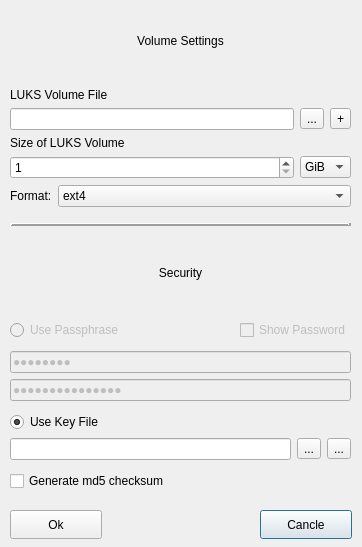
<?xml version="1.0" encoding="UTF-8"?>
<ui version="4.0">
 <class>Dialog</class>
 <widget class="QDialog" name="Dialog">
  <property name="geometry">
   <rect>
    <x>0</x>
    <y>0</y>
    <width>362</width>
    <height>547</height>
   </rect>
  </property>
  <property name="windowTitle">
   <string>Dialog</string>
  </property>
  <widget class="QWidget" name="gridLayoutWidget">
   <property name="geometry">
    <rect>
     <x>10</x>
     <y>0</y>
     <width>341</width>
     <height>501</height>
    </rect>
   </property>
   <layout class="QGridLayout" name="gridLayout">
    <item row="4" column="0">
     <layout class="QVBoxLayout" name="verticalLayout_8">
      <property name="bottomMargin">
       <number>5</number>
      </property>
      <item>
       <layout class="QHBoxLayout" name="horizontalLayout_5">
        <property name="bottomMargin">
         <number>5</number>
        </property>
        <item>
         <widget class="QRadioButton" name="passwordRadioButton">
          <property name="enabled">
           <bool>false</bool>
          </property>
          <property name="text">
           <string>Use Passphrase</string>
          </property>
         </widget>
        </item>
        <item>
         <widget class="QCheckBox" name="showPwCheckBox">
          <property name="enabled">
           <bool>false</bool>
          </property>
          <property name="sizePolicy">
           <sizepolicy hsizetype="Maximum" vsizetype="Fixed">
            <horstretch>0</horstretch>
            <verstretch>0</verstretch>
           </sizepolicy>
          </property>
          <property name="text">
           <string>Show Password</string>
          </property>
          <property name="checked">
           <bool>false</bool>
          </property>
         </widget>
        </item>
       </layout>
      </item>
      <item>
       <layout class="QVBoxLayout" name="verticalLayout_9">
        <property name="bottomMargin">
         <number>5</number>
        </property>
        <item>
         <widget class="QLineEdit" name="passwordLineEdit">
          <property name="enabled">
           <bool>false</bool>
          </property>
          <property name="toolTip">
           <string>Password</string>
          </property>
          <property name="statusTip">
           <string>Password</string>
          </property>
          <property name="whatsThis">
           <string>Password</string>
          </property>
          <property name="text">
           <string>Password</string>
          </property>
          <property name="echoMode">
           <enum>QLineEdit::PasswordEchoOnEdit</enum>
          </property>
         </widget>
        </item>
        <item>
         <widget class="QLineEdit" name="retypeLineEdit">
          <property name="enabled">
           <bool>false</bool>
          </property>
          <property name="toolTip">
           <string>Retype Password</string>
          </property>
          <property name="statusTip">
           <string>Retype Password</string>
          </property>
          <property name="whatsThis">
           <string>Retype Password</string>
          </property>
          <property name="text">
           <string>Retype Password</string>
          </property>
          <property name="echoMode">
           <enum>QLineEdit::Password</enum>
          </property>
         </widget>
        </item>
       </layout>
      </item>
      <item>
       <widget class="QRadioButton" name="keyfileRadioButton">
        <property name="text">
         <string>Use Key File</string>
        </property>
        <property name="checked">
         <bool>true</bool>
        </property>
       </widget>
      </item>
      <item>
       <layout class="QVBoxLayout" name="verticalLayout_10">
        <property name="bottomMargin">
         <number>5</number>
        </property>
        <item>
         <layout class="QHBoxLayout" name="horizontalLayout_4">
          <property name="bottomMargin">
           <number>5</number>
          </property>
          <item>
           <widget class="QLineEdit" name="keyFileLineEdit">
            <property name="readOnly">
             <bool>false</bool>
            </property>
           </widget>
          </item>
          <item>
           <widget class="QToolButton" name="keyFileBrowseToolButton">
            <property name="text">
             <string>...</string>
            </property>
           </widget>
          </item>
          <item>
           <widget class="QToolButton" name="keyFileNewToolButton">
            <property name="text">
             <string>...</string>
            </property>
            <property name="icon">
             <iconset>
              <normaloff>../../asset/img/new.png</normaloff>../../asset/img/new.png</iconset>
            </property>
           </widget>
          </item>
         </layout>
        </item>
        <item>
         <widget class="QCheckBox" name="md5CheckBox">
          <property name="text">
           <string>Generate md5 checksum</string>
          </property>
         </widget>
        </item>
       </layout>
      </item>
     </layout>
    </item>
    <item row="1" column="0">
     <layout class="QVBoxLayout" name="verticalLayout">
      <property name="bottomMargin">
       <number>5</number>
      </property>
      <item>
       <layout class="QVBoxLayout" name="verticalLayout_2">
        <property name="bottomMargin">
         <number>0</number>
        </property>
        <item>
         <widget class="QLabel" name="label">
          <property name="text">
           <string>LUKS Volume File</string>
          </property>
         </widget>
        </item>
        <item>
         <layout class="QHBoxLayout" name="horizontalLayout">
          <item>
           <widget class="QLineEdit" name="newVolLineEdit">
            <property name="readOnly">
             <bool>false</bool>
            </property>
           </widget>
          </item>
          <item>
           <widget class="QToolButton" name="newVolBrowseToolButton">
            <property name="toolTip">
             <string>Browse</string>
            </property>
            <property name="text">
             <string>...</string>
            </property>
           </widget>
          </item>
          <item>
           <widget class="QToolButton" name="newVolNewToolButton">
            <property name="toolTip">
             <string>New File</string>
            </property>
            <property name="text">
             <string>+</string>
            </property>
            <property name="icon">
             <iconset>
              <normaloff>../../asset/img/new.png</normaloff>../../asset/img/new.png</iconset>
            </property>
           </widget>
          </item>
         </layout>
        </item>
       </layout>
      </item>
      <item>
       <layout class="QVBoxLayout" name="verticalLayout_4">
        <property name="rightMargin">
         <number>0</number>
        </property>
        <property name="bottomMargin">
         <number>0</number>
        </property>
        <item>
         <widget class="QLabel" name="label_2">
          <property name="text">
           <string>Size of LUKS Volume</string>
          </property>
         </widget>
        </item>
        <item>
         <layout class="QHBoxLayout" name="horizontalLayout_2">
          <property name="bottomMargin">
           <number>0</number>
          </property>
          <item>
           <widget class="QSpinBox" name="sizeNumberSpinBox">
            <property name="minimum">
             <number>1</number>
            </property>
           </widget>
          </item>
          <item>
           <widget class="QComboBox" name="sizeUnitComboBox">
            <property name="sizePolicy">
             <sizepolicy hsizetype="Maximum" vsizetype="Fixed">
              <horstretch>0</horstretch>
              <verstretch>0</verstretch>
             </sizepolicy>
            </property>
            <item>
             <property name="text">
              <string>GiB</string>
             </property>
            </item>
            <item>
             <property name="text">
              <string>MiB</string>
             </property>
            </item>
            <item>
             <property name="text">
              <string>KiB</string>
             </property>
            </item>
           </widget>
          </item>
         </layout>
        </item>
       </layout>
      </item>
      <item>
       <layout class="QHBoxLayout" name="horizontalLayout_3">
        <property name="bottomMargin">
         <number>5</number>
        </property>
        <item>
         <widget class="QLabel" name="label_3">
          <property name="sizePolicy">
           <sizepolicy hsizetype="Maximum" vsizetype="Preferred">
            <horstretch>0</horstretch>
            <verstretch>0</verstretch>
           </sizepolicy>
          </property>
          <property name="text">
           <string>Format:</string>
          </property>
         </widget>
        </item>
        <item>
         <widget class="QComboBox" name="formatComboBox">
          <item>
           <property name="text">
            <string>ext4</string>
           </property>
          </item>
          <item>
           <property name="text">
            <string>ntfs</string>
           </property>
          </item>
          <item>
           <property name="text">
            <string>fat16</string>
           </property>
          </item>
          <item>
           <property name="text">
            <string>fat32</string>
           </property>
          </item>
         </widget>
        </item>
       </layout>
      </item>
     </layout>
    </item>
    <item row="3" column="0">
     <widget class="QLabel" name="label_8">
      <property name="text">
       <string>Security</string>
      </property>
      <property name="alignment">
       <set>Qt::AlignCenter</set>
      </property>
     </widget>
    </item>
    <item row="2" column="0">
     <widget class="QFrame" name="frame">
      <property name="frameShape">
       <enum>QFrame::HLine</enum>
      </property>
      <property name="frameShadow">
       <enum>QFrame::Raised</enum>
      </property>
      <property name="lineWidth">
       <number>3</number>
      </property>
     </widget>
    </item>
    <item row="0" column="0">
     <widget class="QLabel" name="label_7">
      <property name="text">
       <string>Volume Settings</string>
      </property>
      <property name="alignment">
       <set>Qt::AlignCenter</set>
      </property>
     </widget>
    </item>
   </layout>
  </widget>
  <widget class="QPushButton" name="canclePushButton">
   <property name="geometry">
    <rect>
     <x>260</x>
     <y>510</y>
     <width>92</width>
     <height>29</height>
    </rect>
   </property>
   <property name="text">
    <string>Cancle</string>
   </property>
   <property name="checkable">
    <bool>false</bool>
   </property>
  </widget>
  <widget class="QPushButton" name="okPushButton">
   <property name="geometry">
    <rect>
     <x>10</x>
     <y>510</y>
     <width>92</width>
     <height>29</height>
    </rect>
   </property>
   <property name="text">
    <string>Ok</string>
   </property>
  </widget>
 </widget>
 <tabstops>
  <tabstop>newVolLineEdit</tabstop>
  <tabstop>newVolBrowseToolButton</tabstop>
  <tabstop>newVolNewToolButton</tabstop>
  <tabstop>sizeUnitComboBox</tabstop>
  <tabstop>formatComboBox</tabstop>
  <tabstop>passwordLineEdit</tabstop>
  <tabstop>retypeLineEdit</tabstop>
  <tabstop>keyfileRadioButton</tabstop>
  <tabstop>keyFileLineEdit</tabstop>
  <tabstop>keyFileBrowseToolButton</tabstop>
  <tabstop>keyFileNewToolButton</tabstop>
  <tabstop>md5CheckBox</tabstop>
  <tabstop>okPushButton</tabstop>
  <tabstop>canclePushButton</tabstop>
 </tabstops>
 <resources/>
 <connections/>
</ui>
